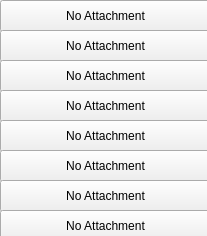
<?xml version="1.0" encoding="UTF-8"?>
<ui version="4.0">
 <class>Form</class>
 <widget class="QWidget" name="Form">
  <property name="geometry">
   <rect>
    <x>0</x>
    <y>0</y>
    <width>207</width>
    <height>236</height>
   </rect>
  </property>
  <property name="windowTitle">
   <string>Form</string>
  </property>
  <widget class="QPushButton" name="a1">
   <property name="geometry">
    <rect>
     <x>0</x>
     <y>0</y>
     <width>211</width>
     <height>32</height>
    </rect>
   </property>
   <property name="text">
    <string>No Attachment</string>
   </property>
  </widget>
  <widget class="QPushButton" name="a2">
   <property name="geometry">
    <rect>
     <x>0</x>
     <y>30</y>
     <width>211</width>
     <height>32</height>
    </rect>
   </property>
   <property name="text">
    <string>No Attachment</string>
   </property>
  </widget>
  <widget class="QPushButton" name="a3">
   <property name="geometry">
    <rect>
     <x>0</x>
     <y>60</y>
     <width>211</width>
     <height>32</height>
    </rect>
   </property>
   <property name="text">
    <string>No Attachment</string>
   </property>
  </widget>
  <widget class="QPushButton" name="a4">
   <property name="geometry">
    <rect>
     <x>0</x>
     <y>90</y>
     <width>211</width>
     <height>32</height>
    </rect>
   </property>
   <property name="text">
    <string>No Attachment</string>
   </property>
  </widget>
  <widget class="QPushButton" name="a5">
   <property name="geometry">
    <rect>
     <x>0</x>
     <y>120</y>
     <width>211</width>
     <height>32</height>
    </rect>
   </property>
   <property name="text">
    <string>No Attachment</string>
   </property>
  </widget>
  <widget class="QPushButton" name="a6">
   <property name="geometry">
    <rect>
     <x>0</x>
     <y>150</y>
     <width>211</width>
     <height>32</height>
    </rect>
   </property>
   <property name="text">
    <string>No Attachment</string>
   </property>
  </widget>
  <widget class="QPushButton" name="a7">
   <property name="geometry">
    <rect>
     <x>0</x>
     <y>180</y>
     <width>211</width>
     <height>32</height>
    </rect>
   </property>
   <property name="text">
    <string>No Attachment</string>
   </property>
  </widget>
  <widget class="QPushButton" name="a8">
   <property name="geometry">
    <rect>
     <x>0</x>
     <y>210</y>
     <width>211</width>
     <height>32</height>
    </rect>
   </property>
   <property name="text">
    <string>No Attachment</string>
   </property>
  </widget>
 </widget>
 <resources/>
 <connections/>
</ui>
